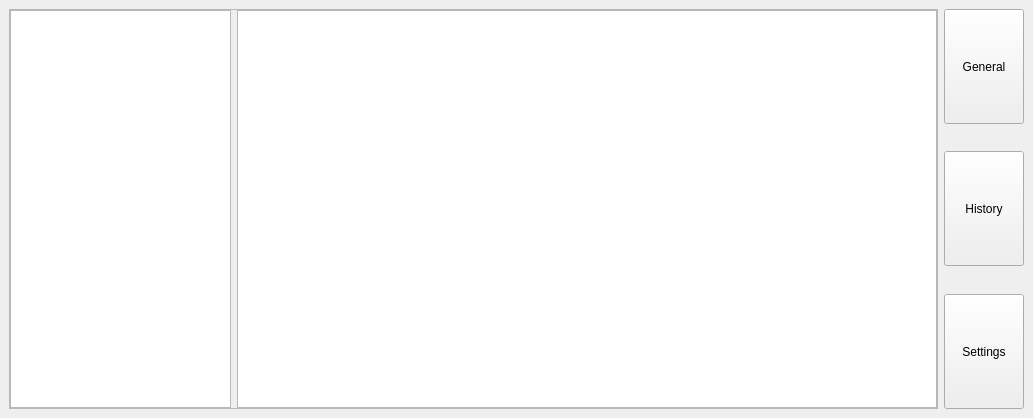
<?xml version="1.0" encoding="UTF-8"?>
<ui version="4.0">
 <class>MainWindow</class>
 <widget class="QMainWindow" name="MainWindow">
  <property name="geometry">
   <rect>
    <x>0</x>
    <y>0</y>
    <width>1033</width>
    <height>418</height>
   </rect>
  </property>
  <property name="windowTitle">
   <string>SRRP - Tronrud</string>
  </property>
  <property name="autoFillBackground">
   <bool>false</bool>
  </property>
  <widget class="QWidget" name="centralwidget">
   <property name="autoFillBackground">
    <bool>false</bool>
   </property>
   <layout class="QHBoxLayout" name="horizontalLayout">
    <item>
     <widget class="QFrame" name="generalFrame">
      <property name="minimumSize">
       <size>
        <width>800</width>
        <height>0</height>
       </size>
      </property>
      <property name="mouseTracking">
       <bool>false</bool>
      </property>
      <property name="frameShape">
       <enum>QFrame::StyledPanel</enum>
      </property>
      <property name="frameShadow">
       <enum>QFrame::Raised</enum>
      </property>
      <layout class="QHBoxLayout" name="horizontalLayout_2">
       <property name="leftMargin">
        <number>0</number>
       </property>
       <property name="topMargin">
        <number>0</number>
       </property>
       <property name="rightMargin">
        <number>0</number>
       </property>
       <property name="bottomMargin">
        <number>0</number>
       </property>
       <item>
        <widget class="QListView" name="fileList">
         <property name="viewMode">
          <enum>QListView::ListMode</enum>
         </property>
        </widget>
       </item>
       <item>
        <widget class="QTableView" name="tableView">
         <property name="minimumSize">
          <size>
           <width>700</width>
           <height>0</height>
          </size>
         </property>
        </widget>
       </item>
      </layout>
     </widget>
    </item>
    <item>
     <layout class="QVBoxLayout" name="verticalLayout">
      <item>
       <widget class="QPushButton" name="general">
        <property name="minimumSize">
         <size>
          <width>0</width>
          <height>115</height>
         </size>
        </property>
        <property name="text">
         <string>General</string>
        </property>
       </widget>
      </item>
      <item>
       <spacer name="verticalSpacer">
        <property name="orientation">
         <enum>Qt::Vertical</enum>
        </property>
        <property name="sizeHint" stdset="0">
         <size>
          <width>20</width>
          <height>40</height>
         </size>
        </property>
       </spacer>
      </item>
      <item>
       <widget class="QPushButton" name="history">
        <property name="minimumSize">
         <size>
          <width>0</width>
          <height>115</height>
         </size>
        </property>
        <property name="text">
         <string>History</string>
        </property>
       </widget>
      </item>
      <item>
       <spacer name="verticalSpacer_2">
        <property name="orientation">
         <enum>Qt::Vertical</enum>
        </property>
        <property name="sizeHint" stdset="0">
         <size>
          <width>20</width>
          <height>40</height>
         </size>
        </property>
       </spacer>
      </item>
      <item>
       <widget class="QPushButton" name="settings">
        <property name="minimumSize">
         <size>
          <width>0</width>
          <height>115</height>
         </size>
        </property>
        <property name="text">
         <string>Settings</string>
        </property>
       </widget>
      </item>
     </layout>
    </item>
   </layout>
  </widget>
 </widget>
 <resources/>
 <connections/>
</ui>
